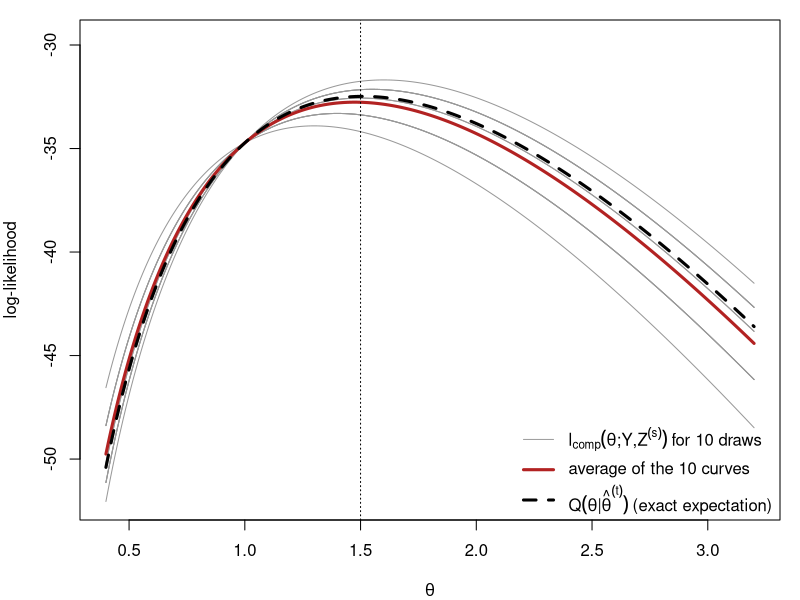
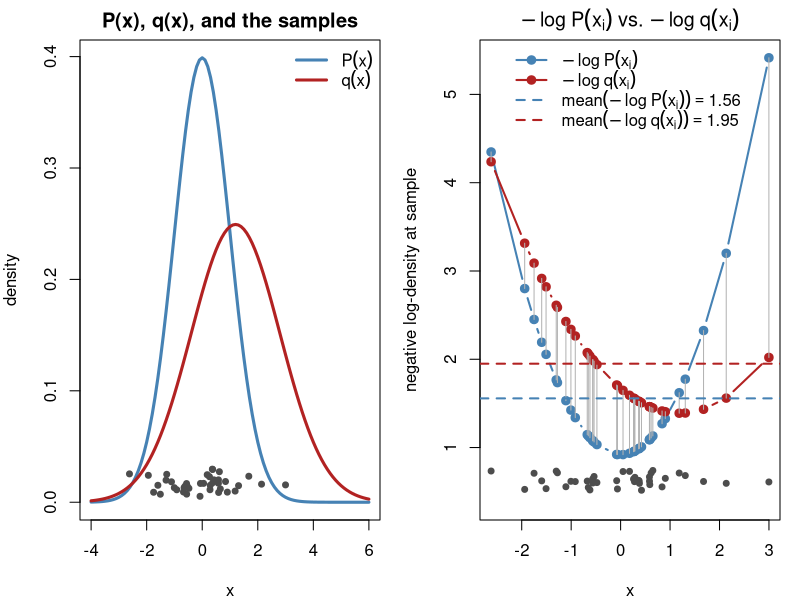
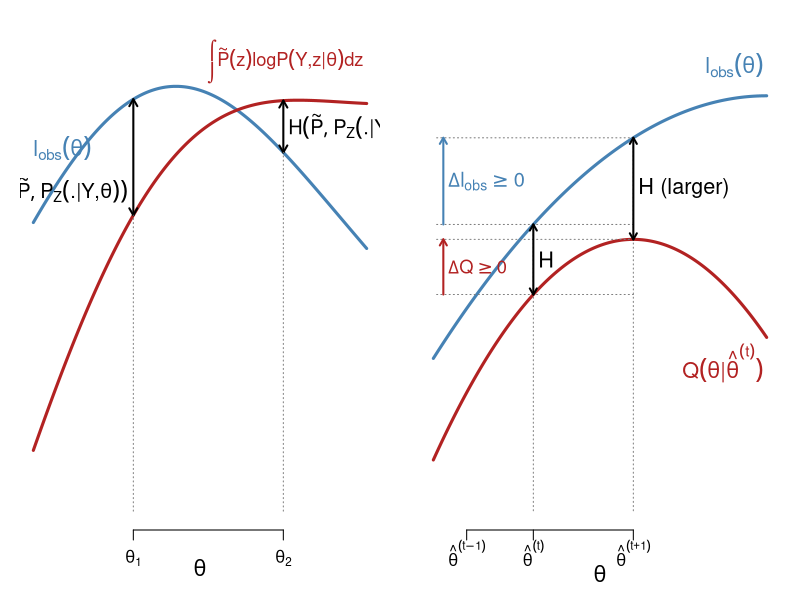
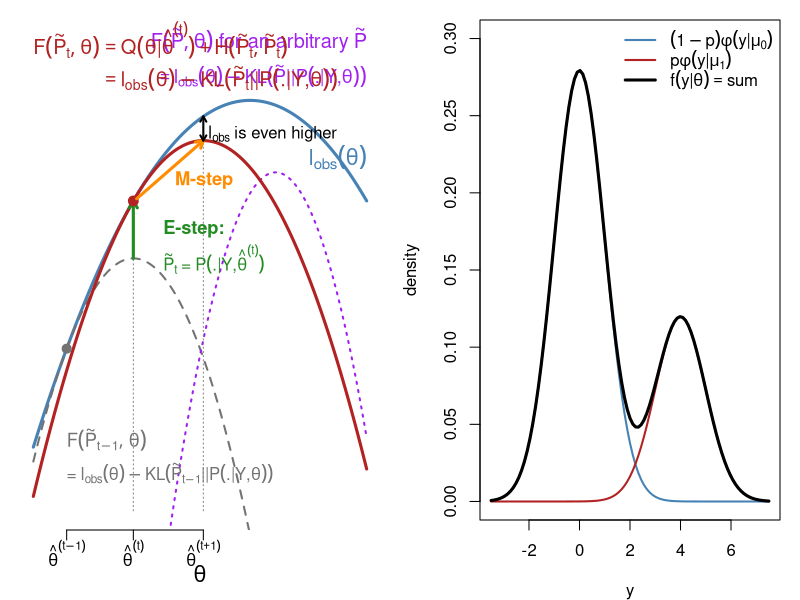
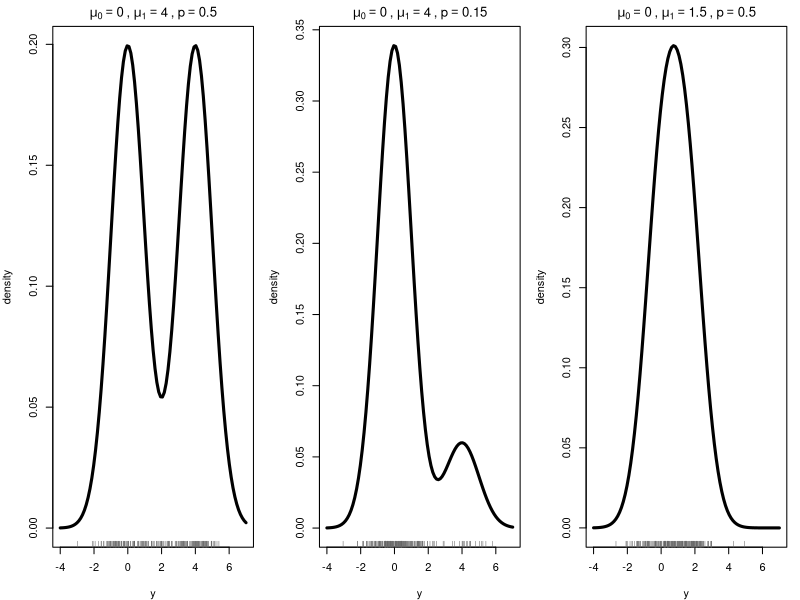
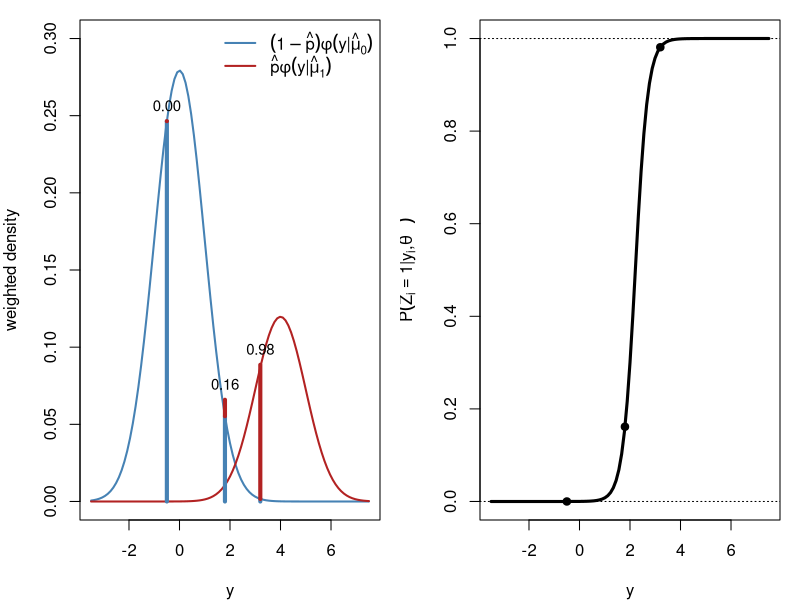
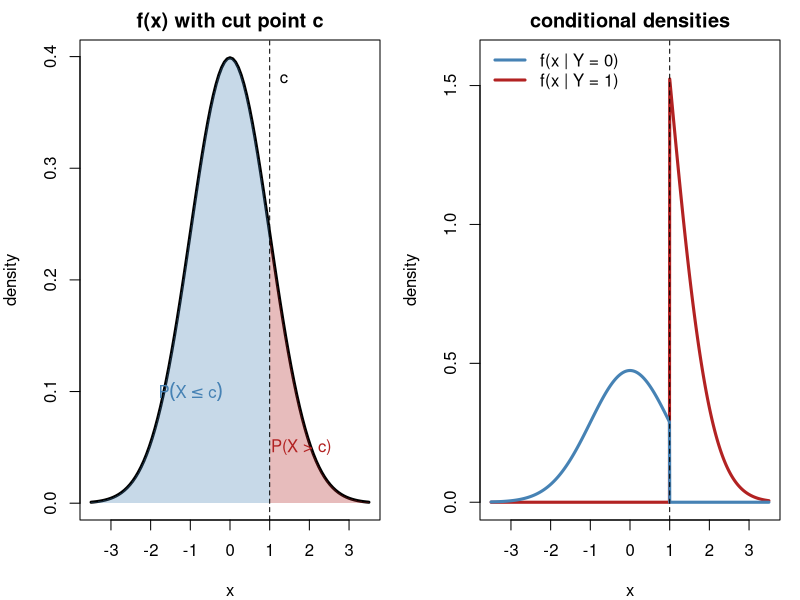
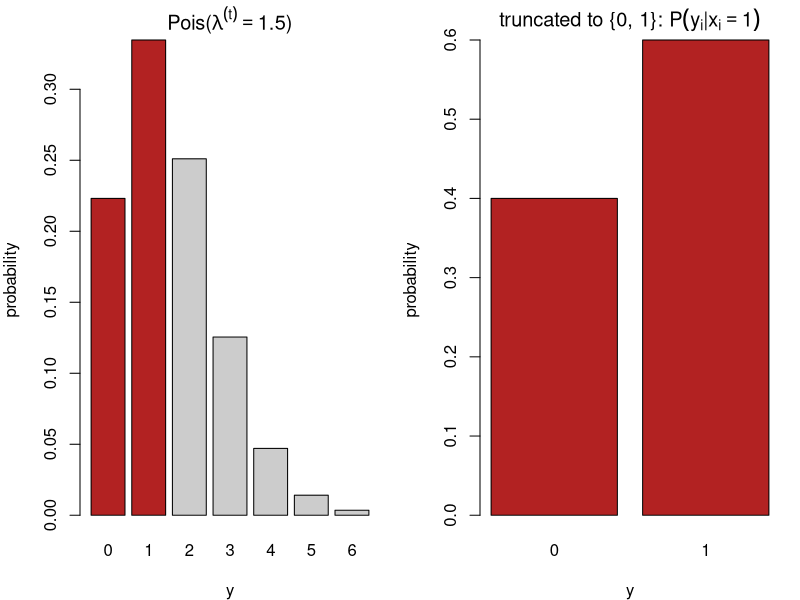

Here is the R script that generated these plots, in order:
## ---- chunk 1
#| include: false
set.seed(812)
knitr::opts_chunk$set(echo = FALSE, fig.align = "center")
# censored Poisson example used in several figures (Section 3):
# m exact observations, ncen observations known only to satisfy y < 2
yobs <- c(3, 2, 4, 1, 3, 2, 5, 3); m <- length(yobs); ncen <- 12; n <- m + ncen
lobs <- function(l) sum(dpois(yobs, l, log = TRUE)) + ncen * log(ppois(1, l))
lcomp <- function(l, z) -n * l + log(l) * (sum(yobs) + sum(z)) - sum(lfactorial(yobs))
Qfun  <- function(l, lt) lcomp(l, rep(lt / (1 + lt), ncen))
lam <- seq(0.4, 3.2, length.out = 300)
## ---- chunk 2
#| fig-width: 9
#| fig-height: 5
lt <- 1.5; S <- 10
Z <- replicate(S, rbinom(ncen, 1, lt / (1 + lt)))            # draws of the censored y_i
curves <- sapply(1:S, function(s) sapply(lam, lcomp, z = Z[, s]))
Qexact <- sapply(lam, Qfun, lt = lt)
par(mar = c(4, 4, 1, 1))
matplot(lam, curves, type = "l", lty = 1, lwd = 1, col = "gray60", xlab = expression(theta),
        ylab = "log-likelihood", ylim = range(curves) + c(0, 2))
lines(lam, rowMeans(curves), lwd = 3, col = "firebrick")
lines(lam, Qexact, lwd = 3, col = "black", lty = 2)
abline(v = lt, lty = 3)
legend("bottomright", bty = "n", lwd = c(1, 3, 3), lty = c(1, 1, 2), col = c("gray60", "firebrick", "black"),
       legend = c(expression(l[comp](theta*";"*Y*","*Z^(s)) ~ "for 10 draws"),
                  "average of the 10 curves",
                  expression(Q(theta*"|"*hat(theta)^(t)) ~ "(exact expectation)")))
## ---- chunk 3
#| fig-width: 10
#| fig-height: 4.6
par(mfrow = c(1, 2), mar = c(4, 4, 2, 1))
mu_p <- 0; sd_p <- 1; mu_q <- 1.2; sd_q <- 1.6; nsamp <- 40
x  <- rnorm(nsamp, mu_p, sd_p)                   # samples from P
nlp <- -dnorm(x, mu_p, sd_p, log = TRUE)         # -log P(x_i)
nlq <- -dnorm(x, mu_q, sd_q, log = TRUE)         # -log q(x_i)

curve(dnorm(x, mu_p, sd_p), -4, 6, lwd = 3, col = "steelblue", xlab = "x", ylab = "density",
      main = "P(x), q(x), and the samples")
curve(dnorm(x, mu_q, sd_q), add = TRUE, lwd = 3, col = "firebrick")
points(x, runif(nsamp, 0.005, 0.03), pch = 19, col = "gray30", cex = 0.8)   # jittered observations
legend("topright", bty = "n", lwd = 3, col = c("steelblue", "firebrick"),
       legend = c(expression(P(x)), expression(q(x))))

ord <- order(x)
yr  <- range(c(nlp, nlq)); gap <- diff(yr)
plot(x[ord], nlp[ord], type = "b", pch = 19, col = "steelblue", lwd = 2,
     xlab = "x", ylab = "negative log-density at sample",
     ylim = c(yr[1] - 0.12 * gap, yr[2]),
     main = expression(-log~P(x[i])~vs.~-log~q(x[i])))
lines(x[ord], nlq[ord], type = "b", pch = 19, col = "firebrick", lwd = 2)
segments(x[ord], nlp[ord], x[ord], nlq[ord], col = "gray70")
abline(h = mean(nlp), col = "steelblue", lty = 2, lwd = 2)
abline(h = mean(nlq), col = "firebrick", lty = 2, lwd = 2)
points(x, yr[1] - 0.09 * gap + runif(nsamp, 0, 0.05 * gap), pch = 19, col = "gray30", cex = 0.8)
legend("top", bty = "n", lwd = 2, lty = c(1, 1, 2, 2), pch = c(19, 19, NA, NA),
       col = c("steelblue", "firebrick", "steelblue", "firebrick"),
       legend = c(expression(-log~P(x[i])), expression(-log~q(x[i])),
                  bquote(mean(-log~P(x[i])) == .(round(mean(nlp), 2))),
                  bquote(mean(-log~q(x[i])) == .(round(mean(nlq), 2)))))
## ---- chunk 4
#| fig-width: 9
#| fig-height: 4.4
par(mar = c(3.5, 1, 1, 1))
th <- seq(0, 10, length.out = 300)
lo <- function(t) 3.2 - 0.045 * (t - 5.2)^2 + 0.5 * sin(t / 2.2)   # observed log-likelihood
av <- function(t) lo(t) - (1.4 - 0.45 * (t - 3))                    # an arbitrary average complete log-likelihood
plot(th, lo(th), type = "n", ylim = c(-1.5, 4.2), axes = FALSE, xlab = "", ylab = "")
mtext(expression(theta), side = 1, line = 1.5, cex = 1.3)
lines(th, lo(th), lwd = 3, col = "steelblue")
lines(th, av(th), lwd = 3, col = "firebrick")
text(0, lo(0) + 0.9, expression(l[obs](theta)), col = "steelblue", adj = 0, cex = 1.3)
text(9.9, av(9.9) + 0.5, expression(integral(tilde(P)(z)*log*P(Y*","*z*"|"*theta)*dz)),
     col = "firebrick", adj = 1, cex = 1.1)
for (t0 in c(3, 7.5)) {
    arrows(t0, av(t0), t0, lo(t0), code = 3, length = 0.08, lwd = 2)
    text(if (t0 == 3) t0 - 0.15 else t0 + 0.15, (av(t0) + lo(t0)) / 2 - if (t0 == 3) 0.4 else 0, expression(H(tilde(P), P[Z](.*"|"*Y*","*theta))), adj = if (t0 == 3) 1 else 0, cex = 1.2)
    segments(t0, -1.5, t0, min(av(t0), lo(t0)), lty = 3, col = "gray50")
}
axis(1, at = c(3, 7.5), labels = c(expression(theta[1]), expression(theta[2])), tick = TRUE)
## ---- chunk 5
#| fig-width: 9
#| fig-height: 3.9
par(mar = c(3.5, 1, 0.5, 1))
th <- seq(0, 10, length.out = 300)
t0 <- 3; t1 <- 6                                         # theta^(t), theta^(t+1)
Q  <- function(t) 2.6 - 0.07 * (t - t1)^2                # Q(theta | theta^(t)), maximised at theta^(t+1)
H  <- function(t) 0.8 + 0.04 * (t - t0)^2                # cross-entropy, smallest at theta^(t) (Gibbs)
lo <- function(t) Q(t) + H(t)                            # l_obs
plot(th, lo(th), type = "n", ylim = c(-0.5, 5), axes = FALSE, xlab = "", ylab = "")
mtext(expression(theta), side = 1, line = 1.8, cex = 1.3)
lines(th, lo(th), lwd = 3, col = "steelblue")
lines(th, Q(th),  lwd = 3, col = "firebrick")
text(9.9, lo(9.9) + 0.35, expression(l[obs](theta)), col = "steelblue", adj = 1, cex = 1.3)
text(9.9, Q(9.9) - 0.35, expression(Q(theta*"|"*hat(theta)^(t))), col = "firebrick", adj = 1, cex = 1.3)
segments(c(t0, t1), -0.5, c(t0, t1), c(lo(t0), lo(t1)), lty = 3, col = "gray50")
segments(0.1, c(Q(t0), lo(t0)), t1, c(Q(t0), lo(t0)), lty = 3, col = "gray50")
segments(0.1, c(Q(t1), lo(t1)), t1, c(Q(t1), lo(t1)), lty = 3, col = "gray50")
for (x in c(t0, t1)) arrows(x, Q(x), x, lo(x), code = 3, length = 0.07, lwd = 2)
text(t0 + 0.15, (Q(t0) + lo(t0)) / 2, "H", adj = 0, cex = 1.3)
text(t1 + 0.15, (Q(t1) + lo(t1)) / 2, "H (larger)", adj = 0, cex = 1.3)
arrows(0.3, Q(t0), 0.3, Q(t1), length = 0.07, lwd = 2, col = "firebrick")
text(0.45, (Q(t0) + Q(t1)) / 2, expression(Delta*Q >= 0), adj = 0, col = "firebrick", cex = 1.1)
arrows(0.3, lo(t0), 0.3, lo(t1), length = 0.07, lwd = 2, col = "steelblue")
text(0.45, (lo(t0) + lo(t1)) / 2, expression(Delta*l[obs] >= 0), adj = 0, col = "steelblue", cex = 1.2)
axis(1, at = c(1, t0, t1), labels = c(expression(hat(theta)^(t-1)), expression(hat(theta)^(t)), expression(hat(theta)^(t+1))), tick = TRUE)
## ---- chunk 6
#| fig-width: 9
#| fig-height: 4.6
par(mar = c(3.5, 1, 0.5, 1))
th <- seq(0, 10, length.out = 300); t0 <- 3
lo <- function(t) 3.5 - 0.15 * (t - 6.5)^2                      # l_obs
B0 <- function(t) lo(t) - 0.2625 * (t - 1)^2              # F(P~_{t-1}, theta): touches l_obs at theta^(t-1), maximised at theta^(t)
B2 <- function(t) lo(t) - 1.2 - 0.5 * (t - 7.5)^2                       # F(P~, theta) for an arbitrary P~: below l_obs everywhere
B1 <- function(t) lo(t) - 0.1 * (t - t0)^2                     # F(P~_t, theta): touches l_obs at theta^(t)
t1 <- optimize(B1, c(0, 10), maximum = TRUE)$maximum             # M-step
plot(th, lo(th), type = "n", ylim = c(-4, 4.8), axes = FALSE, xlab = "", ylab = "")
mtext(expression(theta), side = 1, line = 1.8, cex = 1.3)
lines(th, lo(th), lwd = 3, col = "steelblue")
lines(th, B0(th), lwd = 2, lty = 2, col = "gray45")
lines(th, B2(th), lwd = 2, lty = 3, col = "purple")
lines(th, B1(th), lwd = 3, col = "firebrick")
text(10, lo(10) + 0.8, expression(l[obs](theta)), col = "steelblue", adj = 1, cex = 1.3)
text(1.0, -2.7, expression(F(tilde(P)[t-1], theta)), col = "gray45", adj = 0, cex = 1.1)
text(1.0, -3.3, expression("="~l[obs](theta) - KL(tilde(P)[t-1]*"||"*P(.*"|"*Y*","*theta))), col = "gray45", adj = 0, cex = 1.0)
points(1, lo(1), pch = 19, col = "gray45", cex = 1.2)
text(10, 4.6, expression(F(tilde(P), theta)~"for an arbitrary"~tilde(P)), col = "purple", adj = 1, cex = 1.2)
text(10, 3.95, expression(phantom(F(tilde(P), theta)~"for an arbitrary"~tilde(P))== l[obs](theta) - KL(tilde(P)*"||"*P(.*"|"*Y*","*theta))), col = "purple", adj = 1, cex = 1.1)
text(0, 4.6, expression(F(tilde(P)[t], theta) == Q(theta*"|"*hat(theta)^(t)) + H(tilde(P)[t], tilde(P)[t])), col = "firebrick", adj = 0, cex = 1.2)
text(0, 3.9, expression(phantom(F(tilde(P)[t], theta)) == l[obs](theta) - KL(tilde(P)[t]*"||"*P(.*"|"*Y*","*theta))), col = "firebrick", adj = 0, cex = 1.2)
segments(c(t0, t1), -4, c(t0, t1), c(B0(t0), lo(t1)), lty = 3, col = "gray50")
arrows(t0, B0(t0), t0, lo(t0), length = 0.08, lwd = 3, col = "forestgreen")
text(3.9, 1.15, expression(bold("E-step:")), adj = 0, col = "forestgreen", cex = 1.1)
text(3.9, 0.6, expression(tilde(P)[t]~"="~P(.*"|"*Y*","*hat(theta)^(t))), adj = 0, col = "forestgreen", cex = 1.0)
points(t0, lo(t0), pch = 19, col = "firebrick", cex = 1.3)
arrows(t0 + 0.1, B1(t0) + 0.04, t1, B1(t1), length = 0.08, lwd = 3, col = "darkorange")
text((t0 + t1) / 2 + 0.2, B1((t0 + t1) / 2) - 0.45, expression(bold("M-step")), col = "darkorange", adj = 0, cex = 1.1)
arrows(t1, B1(t1), t1, lo(t1), length = 0.06, lwd = 2, code = 3)
text(t1 + 0.15, (B1(t1) + lo(t1)) / 2 - 0.1, expression(l[obs]~"is even higher"), adj = 0, cex = 1.0)
axis(1, at = c(1, t0, t1), labels = c(expression(hat(theta)^(t-1)), expression(hat(theta)^(t)), expression(hat(theta)^(t+1))), tick = TRUE)
## ---- chunk 7
#| fig-width: 9
#| fig-height: 4.6
par(mar = c(4, 4, 1, 1)); mu0 <- 0; mu1 <- 4; p <- 0.3
curve((1 - p) * dnorm(x, mu0), -3.5, 7.5, lwd = 2, col = "steelblue", ylab = "density", xlab = "y",
      ylim = c(0, 0.3))
curve(p * dnorm(x, mu1), add = TRUE, lwd = 2, col = "firebrick")
curve((1 - p) * dnorm(x, mu0) + p * dnorm(x, mu1), add = TRUE, lwd = 3)
legend("topright", bty = "n", lwd = c(2, 2, 3), col = c("steelblue", "firebrick", "black"),
       legend = c(expression((1-p)*phi(y*"|"*mu[0])), expression(p*phi(y*"|"*mu[1])),
                  expression(f(y*"|"*theta) == "sum")))
## ---- chunk 8
#| fig-width: 10
#| fig-height: 4.4
par(mfrow = c(1, 3), mar = c(4, 4, 2, 1))
mix <- function(x, mu0, mu1, p) (1 - p) * dnorm(x, mu0) + p * dnorm(x, mu1)
for (s in list(c(0, 4, 0.5), c(0, 4, 0.15), c(0, 1.5, 0.5))) {
  curve(mix(x, s[1], s[2], s[3]), -4, 7, lwd = 3, xlab = "y", ylab = "density",
        main = bquote(mu[0] == .(s[1]) ~ "," ~ mu[1] == .(s[2]) ~ "," ~ p == .(s[3])))
  y <- ifelse(rbinom(200, 1, s[3]) == 1, rnorm(200, s[2]), rnorm(200, s[1]))
  rug(y, col = "gray40")
}
## ---- chunk 9
#| fig-width: 10
#| fig-height: 4.6
par(mfrow = c(1, 2), mar = c(4, 4, 1, 1)); mu0 <- 0; mu1 <- 4; p <- 0.3
f0 <- function(x) (1 - p) * dnorm(x, mu0); f1 <- function(x) p * dnorm(x, mu1)
curve(f0, -3.5, 7.5, lwd = 2, col = "steelblue", ylab = "weighted density", xlab = "y", ylim = c(0, 0.3))
curve(f1, add = TRUE, lwd = 2, col = "firebrick")
yi <- c(-0.5, 1.8, 3.2)
for (y in yi) { segments(y, 0, y, f0(y), col = "steelblue", lwd = 4)
  segments(y, f0(y), y, f0(y) + f1(y), col = "firebrick", lwd = 4)
  text(y, f0(y) + f1(y), sprintf("%.2f", f1(y) / (f0(y) + f1(y))), pos = 3, cex = 0.9) }
legend("topright", bty = "n", lwd = 2, col = c("steelblue", "firebrick"),
       legend = c(expression((1-hat(p))*phi(y*"|"*hat(mu)[0])), expression(hat(p)*phi(y*"|"*hat(mu)[1]))))
curve(f1(x) / (f0(x) + f1(x)), -3.5, 7.5, lwd = 3, xlab = "y",
      ylab = expression(P(Z[i] == 1*"|"*y[i]*","*hat(theta)^(t))))
abline(h = c(0, 1), lty = 3); points(yi, f1(yi) / (f0(yi) + f1(yi)), pch = 19)
## ---- chunk 10
#| fig-width: 10
#| fig-height: 4.8
par(mfrow = c(1, 2), mar = c(4, 4, 2, 1)); cc <- 1
curve(dnorm, -3.5, 3.5, lwd = 3, xlab = "x", ylab = "density", main = "f(x) with cut point c")
xs <- seq(cc, 3.5, length.out = 100)
polygon(c(xs, rev(xs)), c(dnorm(xs), rep(0, 100)), col = adjustcolor("firebrick", 0.3), border = NA)
xs <- seq(-3.5, cc, length.out = 100)
polygon(c(xs, rev(xs)), c(dnorm(xs), rep(0, 100)), col = adjustcolor("steelblue", 0.3), border = NA)
abline(v = cc, lty = 2); text(cc, 0.38, "c", pos = 4)
text(1.8, 0.05, "P(X > c)", col = "firebrick"); text(-1, 0.1, expression(P(X <= c)), col = "steelblue")
curve(dnorm(x) * (x > cc) / pnorm(cc, lower.tail = FALSE), -3.5, 3.5, lwd = 3, col = "firebrick",
      n = 1001, xlab = "x", ylab = "density", main = "conditional densities", ylim = c(0, 1.6))
curve(dnorm(x) * (x <= cc) / pnorm(cc), add = TRUE, lwd = 3, col = "steelblue", n = 1001)
abline(v = cc, lty = 2)
legend("topleft", bty = "n", lwd = 3, col = c("steelblue", "firebrick"),
       legend = c("f(x | Y = 0)", "f(x | Y = 1)"))
## ---- chunk 11
#| fig-width: 10
#| fig-height: 4.4
par(mfrow = c(1, 2), mar = c(4, 4, 2, 1)); lt <- 1.5; k <- 0:6
barplot(dpois(k, lt), names.arg = k, col = c("firebrick", "firebrick", rep("gray80", 5)),
        xlab = "y", ylab = "probability", main = bquote("Pois(" * lambda^(t) == .(lt) * ")"))
barplot(c(1, lt) / (1 + lt), names.arg = 0:1, col = "firebrick", xlab = "y", ylab = "probability",
        main = expression("truncated to {0, 1}: " * P(y[i]*"|"*x[i] == 1)))
## ---- chunk 12
#| fig-width: 6
#| fig-height: 4.6
par(mar = c(4, 4, 1, 1))
ctr <- rbind(c(0, 0), c(4, 3), c(1, 5))
Sig <- list(diag(2) * 0.8, matrix(c(1, 0.7, 0.7, 1), 2), diag(c(1.2, 0.4)))
cols <- c("steelblue", "firebrick", "forestgreen"); ang <- seq(0, 2 * pi, length.out = 100)
plot(NA, xlim = c(-3, 7), ylim = c(-3, 8), xlab = expression(y[1]), ylab = expression(y[2]))
for (k in 1:3) { R <- chol(Sig[[k]])
  pts <- matrix(rnorm(120), 60) %*% R + rep(ctr[k, ], each = 60)
  points(pts, col = adjustcolor(cols[k], 0.6), pch = 19, cex = 0.8)
  ell <- (cbind(cos(ang), sin(ang)) * 2.1) %*% R + rep(ctr[k, ], each = 100)
  lines(ell, col = cols[k], lwd = 2); points(ctr[k, 1], ctr[k, 2], pch = 4, lwd = 3, col = cols[k]) }
## ---- chunk 13
#| fig-width: 10
#| fig-height: 3.4
par(mar = c(4, 4, 1, 1)); N <- 120; P <- matrix(c(0.95, 0.05, 0.1, 0.9), 2, byrow = TRUE)
h <- integer(N); h[1] <- 1; for (i in 2:N) h[i] <- sample(1:2, 1, prob = P[h[i - 1], ])
y <- rnorm(N, mean = c(0, 3)[h])
plot(y, type = "n", xlab = "i", ylab = expression(y[i]))
r <- rle(h); e <- cumsum(r$lengths); s <- c(1, head(e, -1) + 1)
rect(s - 0.5, par("usr")[3], e + 0.5, par("usr")[4],
     col = adjustcolor(c("steelblue", "firebrick")[r$values], 0.15), border = NA)
lines(y, col = "gray30"); points(y, pch = 19, col = c("steelblue", "firebrick")[h], cex = 0.7)
legend("topright", bty = "n", pch = 19, col = c("steelblue", "firebrick"),
       legend = c(expression(h[i] == 1), expression(h[i] == 2)), horiz = TRUE)
